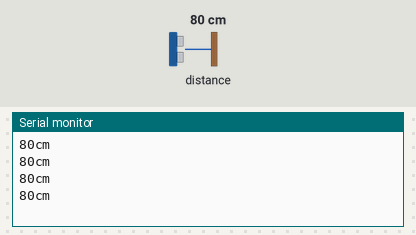
Recording of a sketch running on a simulated Arduino Uno, built with avr-gcc and run on an emulated ATmega328P. On the bench: the last lines printed to the serial monitor. Wiring (inferred from the names in the program): SRF02/SRF08 range finder at I2C address 0x70. The inputs (shaded band) are chosen by the test bench; at power-on: distance to the obstacle 80 cm.

Above: at 1.2 s.
1.3 s: distance to the obstacle set to 2 cm
At 1.57 s:
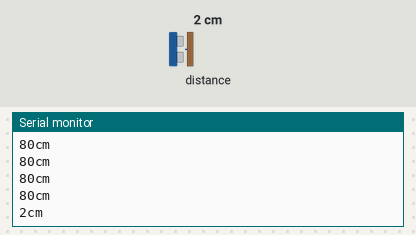
2.8 s: distance to the obstacle set to 4 cm
At 2.86 s:
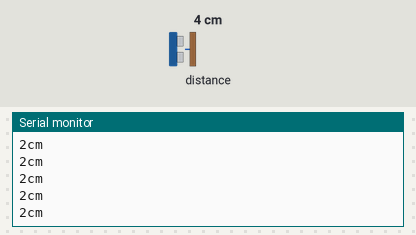
Timing chart, 0 to 5.8 s (numbered marks = the images above; inputs shaded):
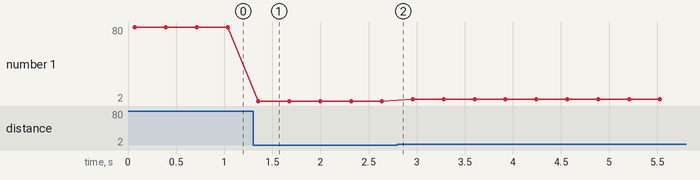

The sketch:

SENSOR_ULTRASONICO_SRF02.ino
```cpp
/*
Ejemplo de codigo para un sensor SRF02 con I2C basado en el Arduino UNO
Conecciones:
SRF02       Arduino
5v Vcc    -> 5V
SDA       -> A4
SCL       -> A5
Mode      -> no connection
0v Ground -> GND
*/

#include <Wire.h>               // Libreria para comunicarse con el dispositivo I2C
                                // Uno, Ethernet    A4 (SDA), A5 (SCL)
                                // Leonardo	    2 (SDA), 3 (SCL)

void setup()
{
  Wire.begin();                 // Comunicar con I2C
  Serial.begin(9600);           // El interfaz serie tiene un formato estándar de 9600 baudios
}

int reading = 0;                // variable

void loop()
{
  // step 1: Instrucciones para leer del sensor
  Wire.beginTransmission(112);  // Transmite al dispositico #112 (0x70)
                                // La dirección I2C del medidor SRF02 por defecto es 0xE0 (224)
                                // pero el I2C usa 7 bits en nivel alto asi que es 112.
  Wire.write(byte(0x00));       // Revisión de software interno. Registros de comandos (0x00)
  Wire.write(byte(0x51));       // Iniciar una nueva medición real. Resultado en centímetros (0x51)
                                // 0x52 para iniciar una nueva medición real. Resultado en microsegundos
                                // 0x50 para iniciar una nueva medición real. Resultado en pulgadas
  Wire.endTransmission();       // Paro de transmitir

  // step 2: Espera para que la lectura se lleve acabo
  delay(70);                    // El datasheet sugiere sea mas de 65 millisegundos

  // step 3: Instrucciones del sensor para que devuelva un eco particular
  Wire.beginTransmission(112);  // Transmite al dispositivo #112 (0x70)
  Wire.write(byte(0x02));       // // // // Byte alto de la medidad realizada
  Wire.endTransmission();       // Paro de transmitir

  // step 4: Regreso nuevamente al sensor
  Wire.requestFrom(112, 2);    // Solicito 2 Bytes del dispositivo #112 (0x70)

  // step 5: Resivir la lectura del sensor
  if (2 <= Wire.available())   // Si recibe 2 Bytes...
  {
    reading = Wire.read();     // Byte alto de la medidad realizada (sobreescribe)
    reading = reading << 8;    // Cambiar Bytes alto para que sea de 8 bits
    reading |= Wire.read();    // Byte bajo de la medidad realizada
    Serial.print(reading);     // Escribe en consola
    Serial.println("cm");
  }

  delay(250);                  // Espera 250 mili segundos para hacer la siguiente lectura-escritura
}
```

Measured:
- after the input at 1.3 s, the serial monitor: prints a new line after 0.06 s (image 1)
- plotted number 1: 80 → 2 after the input at 1.3 s, 2 → 4 after the input at 2.8 s
